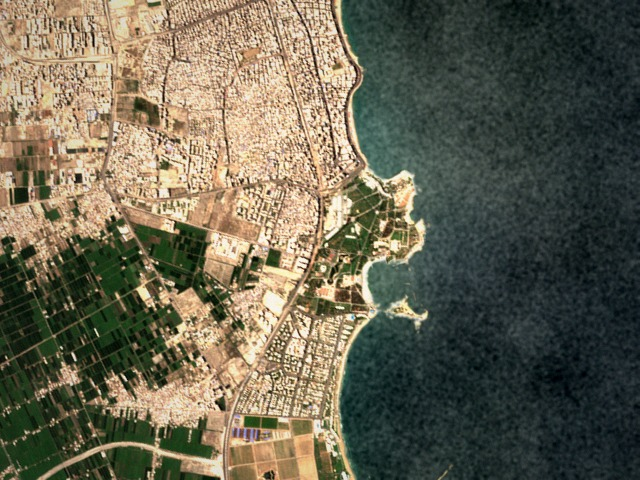
#> input picture corniche/frames/0000.jpg, 640 x 480 px, given in place of q3_3_map_corniche.jpg, which was not available
$ python make_figures.py
#> lines starting #> are read from the running program, lines starting #| are printed output that depends on the picture
"""Builds the extra report figures for Parts 3, 4 and the bonus from results/ (run part3.py, part4.py and
bonus.py first). Run from the lab folder:  python report/make_figures.py
Writes to results/report/.
"""
import os, sys, textwrap
import numpy as np, cv2, matplotlib
matplotlib.use('Agg')
import matplotlib.pyplot as plt
from matplotlib.patches import FancyBboxPatch, FancyArrowPatch

LAB = os.path.dirname(os.path.dirname(os.path.abspath(__file__)))
sys.path.insert(0, os.path.join(LAB, 'code'))
import utils
from features import features
from odometry import chain

RES = os.path.join(LAB, 'results')
OUT = os.path.join(RES, 'report')
os.makedirs(OUT, exist_ok=True)
GREEN, RED, GRAY, ORANGE, BLUE = '#1F9E6E', '#E5483B', '#8A8A8A', '#D08C00', '#3B78C4'


def save(fig, name):
    fig.savefig(os.path.join(OUT, name), dpi=150, bbox_inches='tight', facecolor='white')
    plt.close(fig)


def rgb(path):
    return cv2.imread(path)[..., ::-1]


def row(paths, titles, name, height=3.2, rotate=None):
    """Images side by side at the same height, with titles."""
    ims = [rgb(p) for p in paths]
    if rotate is not None:
        ims = [np.rot90(im) if r else im for im, r in zip(ims, rotate)]
    widths = [im.shape[1] / im.shape[0] for im in ims]
    fig, ax = plt.subplots(1, len(ims), figsize=(height * sum(widths) + 0.3 * len(ims), height + 0.4),
                           gridspec_kw={'width_ratios': widths})
    for a, im, t in zip(np.atleast_1d(ax), ims, titles):
        a.imshow(im); a.set_title(t, fontsize=10); a.axis('off')
    save(fig, name)


def box(ax, x, y, w, h, text, fc, ec, fs=10):
    ax.add_patch(FancyBboxPatch((x, y), w, h, boxstyle='round,pad=0.02,rounding_size=0.08', fc=fc, ec=ec, lw=1))
    ax.text(x + w / 2, y + h / 2, text, ha='center', va='center', fontsize=fs)


def arrow(ax, a, b, text='', color='k', rad=0.0, ls='-', fs=9, off=(0, 0.12)):
    ax.add_patch(FancyArrowPatch(a, b, arrowstyle='-|>', mutation_scale=12, color=color, lw=1.2, ls=ls,
                                 connectionstyle=f'arc3,rad={rad}'))
    if text:
        ax.text((a[0] + b[0]) / 2 + off[0], (a[1] + b[1]) / 2 + off[1], text, ha='center', va='center',
                fontsize=fs, color=color)


def chain_diagram():
    """How chaining and the map transform fit together."""
    fig, ax = plt.subplots(figsize=(10, 3.0))
    ax.set_xlim(0, 10); ax.set_ylim(0, 3); ax.axis('off')
    xs = [0.2, 2.2, 4.2, 6.6]
    names = ['frame 0', 'frame 1', 'frame 2', 'frame k']
    for x, n in zip(xs, names):
        box(ax, x, 1.6, 1.3, 0.7, n, '#EEF3FA', BLUE)
    ax.text(5.85, 1.95, '...', fontsize=16, ha='center', va='center')
    for i, lab in enumerate(['H1', 'H2']):
        arrow(ax, (xs[i] + 1.3, 2.1), (xs[i + 1], 2.1), lab, BLUE)
    arrow(ax, (6.15, 2.1), (xs[3], 2.1), 'Hk', BLUE)
    arrow(ax, (xs[3] + 0.3, 1.6), (xs[0] + 1.0, 1.6), 'Tk = Tk-1 · Hk⁻¹   (frame k  →  frame 0)', GREEN,
          rad=-0.25, off=(0, -0.85))
    box(ax, 8.4, 1.6, 1.4, 0.7, 'map canvas', '#F4F4F2', GRAY)
    arrow(ax, (xs[3] + 1.3, 1.95), (8.4, 1.95), '', GRAY)
    ax.text(8.15, 1.25, 'S · Tk', ha='center', fontsize=9, color=GRAY)
    ax.text(5.0, 2.75, 'Each Hk is measured between neighbours (features, ratio test, RANSAC). '
            'A lost step (fewer than 15 inliers) reuses the previous H.', ha='center', fontsize=9, color='#444')
    save(fig, 'fig_chain_diagram.png')
#> in save, `fig.savefig(os.path.join(OUT, name), dpi=150, bbox_inches='tight', fac..`:
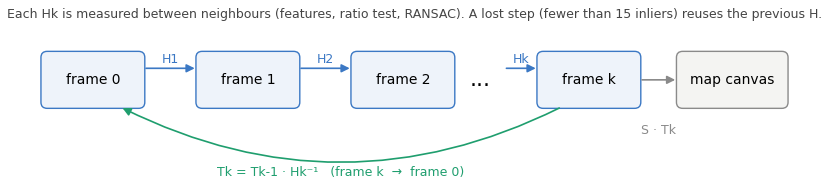
#> figure drawn by matplotlib, 1 panel


def pose_graph_diagram():
    """Pose graph: frames are nodes, steps and revisits are edges (springs)."""
    fig, ax = plt.subplots(figsize=(10, 3.4))
    ax.set_xlim(-0.2, 10.2); ax.set_ylim(-0.3, 3.3); ax.axis('off'); ax.set_aspect('equal')
    t = np.linspace(0.25 * np.pi, 2.15 * np.pi, 14)
    P = np.c_[2.6 + 2.0 * np.cos(t), 1.5 + 1.3 * np.sin(t)]
    weak = {5, 6, 7}
    for k in range(len(P) - 1):
        ls, col = (':', BLUE) if k in weak else ('-', GRAY)
        ax.plot(P[k:k + 2, 0], P[k:k + 2, 1], ls=ls, color=col, lw=2)
    for i, j in ((0, 13), (1, 12), (0, 12)):
        ax.plot([P[i, 0], P[j, 0]], [P[i, 1], P[j, 1]], '--', color=ORANGE, lw=1.6)
    ax.scatter(P[:, 0], P[:, 1], s=60, color='white', edgecolor='k', zorder=3)
    ax.scatter(P[:1, 0], P[:1, 1], s=60, color='k', zorder=4)
    ax.text(P[0, 0] + 0.2, P[0, 1] + 0.42, 'frame 0 (fixed to I)', fontsize=8.5, ha='left')
    items = [(GRAY, '-', 'step k → k+1: 8 equations, weight 1'),
             (BLUE, ':', 'lost step: last good H, weight 0.02'),
             (ORANGE, '--', 'revisit i → j: 8 equations, weight 1')]
    for n, (c, ls, s) in enumerate(items):
        y = 2.7 - 0.55 * n
        ax.plot([5.9, 6.6], [y, y], ls=ls, color=c, lw=2)
        ax.text(6.75, y, s, va='center', fontsize=9.5)
    ax.text(5.9, 0.75, 'Unknowns per frame: (a, b, tx, ty) of Tk.\n'
            'Each edge: Tk(p) = Tl(H(p)) at the 4 corners p of frame k.\n'
            'All equations together are solved by linear least squares.', fontsize=9.5, va='center')
    save(fig, 'fig_pose_graph.png')
#> call 2 of save, with name = 'fig_pose_graph.png'
#> in save (call 2), `fig.savefig(os.path.join(OUT, name), dpi=150, bbox_inches='tight', fac..`:
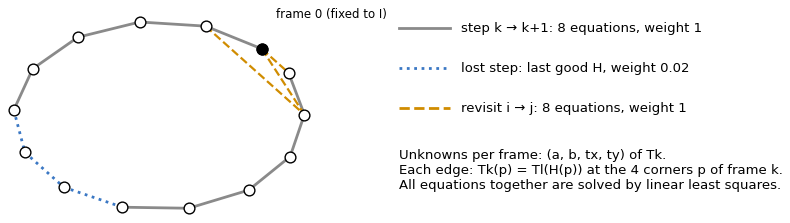
#> figure drawn by matplotlib, 1 panel


def inliers_figure():
    """Inliers of every step for the three synthetic flights, lost steps in red. Also saves numbers.json
    (lost steps and revisit counts) for build_report.py."""
    import json
    from loop_closure import revisits
    numbers = {}
    fig, ax = plt.subplots(3, 1, figsize=(10, 6.2), sharey=True)
    for a, fl in zip(ax, ('corniche', 'loop', 'lost_at_sea')):
        F = [features(im) for im in utils.load_frames(utils.flight(fl))]
        _, _, lost, n = chain(F)
        numbers[fl] = {'lost': [int(k) for k in lost],
                       'revisits': None if fl == 'corniche' else len(revisits(F))}
        cols = [RED if k in lost else GREEN for k in range(len(n))]
        a.bar(range(len(n)), n, color=cols, width=1)
        for k in lost:
            a.axvspan(k - 0.5, k + 0.5, color=RED, alpha=.15, lw=0)
        a.axhline(15, color='k', lw=0.8, ls='--')
        a.set_title(f'{fl}: {len(n)} steps, {len(lost)} lost (red), dashed line = 15 inliers', fontsize=10)
        a.set_ylabel('inliers'); a.grid(alpha=.3, axis='y')
    ax[-1].set_xlabel('step k (frame k to frame k + 1)')
    fig.tight_layout()
    save(fig, 'fig_inliers.png')
    with open(os.path.join(OUT, 'numbers.json'), 'w') as f:
        json.dump(numbers, f, indent=1)


def terminal(text, name, width_chars=104):
    lines = text.rstrip('\n').split('\n')
    fig = plt.figure(figsize=(10, 0.165 * len(lines) + 0.3))
    fig.patch.set_facecolor('#1E1E1E')
    fig.text(0.01, 0.98, '\n'.join(l[:width_chars] for l in lines), family='monospace', fontsize=8.2,
             color='#D4D4D4', va='top', ha='left')
    fig.savefig(os.path.join(OUT, name), dpi=150, facecolor='#1E1E1E')
    plt.close(fig)


def main():
    chain_diagram()
    pose_graph_diagram()
    p3, p4 = os.path.join(RES, 'part3'), os.path.join(RES, 'part4')
    with open(os.path.join(LAB, 'report', 'check_output.txt')) as f:
#> (reads report/check_output.txt from the repository)
        terminal('$ python check.py 3.1 3.3 4.1 4.2\n\n' + f.read(), 'fig_checks.png')
    row([f'{p3}/q3_3_map_corniche.jpg', f'{p3}/q3_3_map_loop.jpg', f'{p3}/q3_3_map_lost_at_sea.jpg'],
        ['corniche', 'loop', 'lost_at_sea'], 'fig_maps_synthetic.png', height=4.0)
#> in rgb, `return cv2.imread(path)[..., ::-1]`:
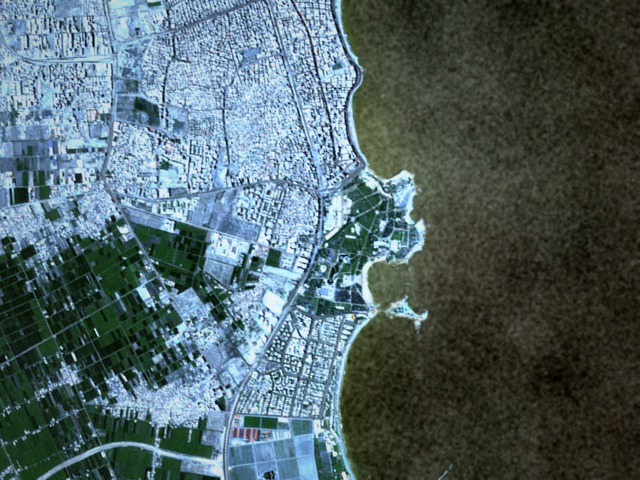
#> returned value: shape (480, 640, 3); mean of channels 0, 1, 2 103.3, 99.7, 81.3; drawn as B, G, R
#> call 2 of rgb, with path = 'results/part3/q3_3_map_loop.jpg'
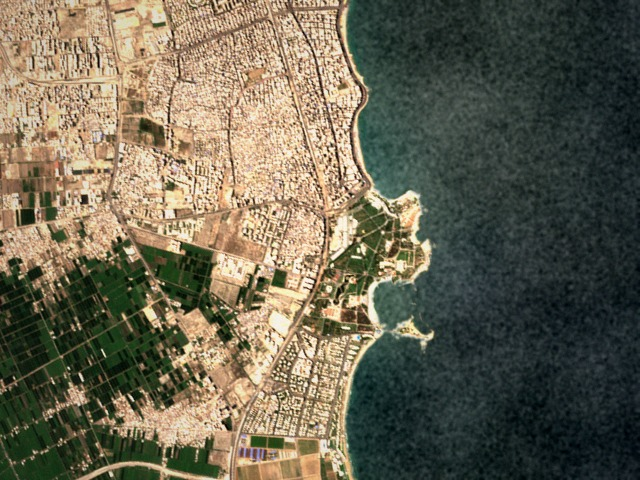
#> input picture corniche/frames/0001.jpg, 640 x 480 px, given in place of q3_3_map_loop.jpg, which was not available
#> in rgb (call 2), `return cv2.imread(path)[..., ::-1]`:
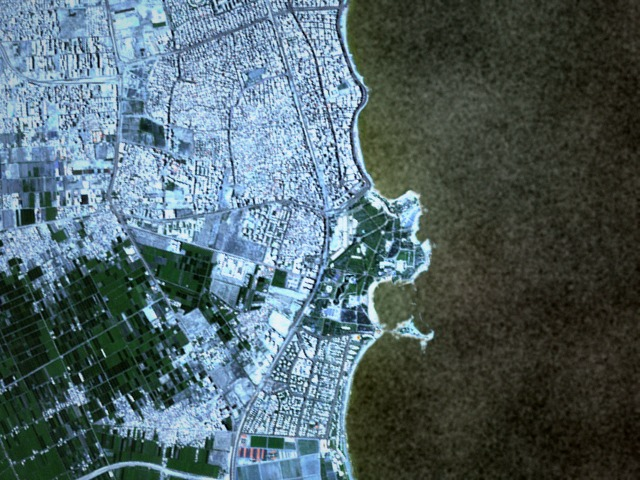
#> returned value: shape (480, 640, 3); mean of channels 0, 1, 2 105.2, 100.6, 81.8; drawn as B, G, R
#> in row, `ims = [rgb(p) for p in paths]`: ims = 3 items
#> in row, `widths = [im.shape[1] / im.shape[0] for im in ims]`: widths = [1.33, 1.33, 1.33]
#> the loop in row, `for a, im, t in zip(np.atleast_1d(ax), ims, titles):` made 3 passes
#> t on passes 1 to 3: 'corniche', 'loop', 'lost_at_sea'
    row([f'{p3}/q3_3_map_vpair.jpg'], ['vpair (200 frames, rotated 90°)'], 'fig_map_vpair.png', height=2.2,
        rotate=[True])
    row([f'{p3}/q3_3_closeup_loop.jpg', f'{p3}/q3_3_closeup_lost_at_sea.jpg'],
        ['loop: where the flight returns to its start', 'lost_at_sea: where it comes back to the coast'],
        'fig_closeups_p3.png', height=3.4)
    row([f'{p4}/q4_1_revisits_loop.png', f'{p4}/q4_1_revisits_lost_at_sea.png'], ['', ''],
        'fig_revisits.png', height=3.6)
    for fl in ('loop', 'lost_at_sea'):
        row([f'{p4}/q4_2_map_{fl}_before.jpg', f'{p4}/q4_2_map_{fl}_after.jpg'],
            [f'{fl}: before (chained)', f'{fl}: after loop closure'], f'fig_maps_p4_{fl}.png', height=3.6)
    row([f'{p4}/q4_2_closeup_loop_before.jpg', f'{p4}/q4_2_closeup_loop_after.jpg',
         f'{p4}/q4_2_closeup_lost_at_sea_before.jpg', f'{p4}/q4_2_closeup_lost_at_sea_after.jpg'],
        ['loop, before', 'loop, after', 'lost_at_sea, before', 'lost_at_sea, after'],
        'fig_closeups_p4.png', height=2.4)
    inliers_figure()
    print('figures in', OUT)


if __name__ == '__main__':
#> (the run stopped early here; a loop or call above may not have finished)
